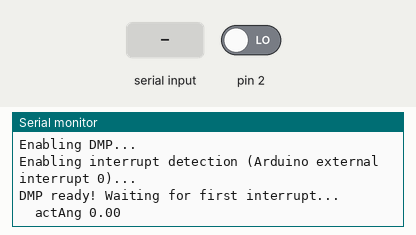
Recording of a sketch running on a simulated Arduino Uno, built with avr-gcc and run on an emulated ATmega328P. Parts: the last lines printed to the serial monitor. Inputs (shaded band) come from the test bench; at power-on: pin 2 LOW. The sensor or clock chip raises its interrupt line as the real part does.

Above: at 1.7 s.
1.8 s: "90,45\n" received over Serial
At 2.1 s:
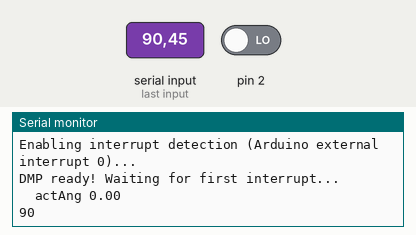
3.3 s: "30,150\n" received over Serial
At 4.8 s:
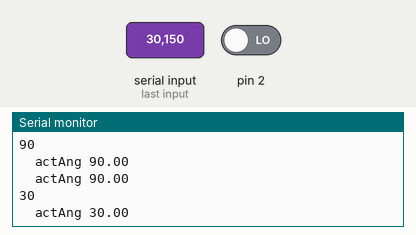
Timing chart, 0 to 6.3 s (numbered marks = the images above; inputs shaded):
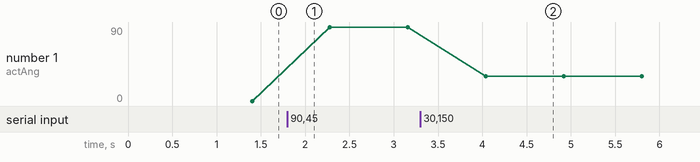

Measured:
- after the input at 1.8 s, the serial monitor: prints a new line at once (image 1)
- after the input at 3.3 s, the serial monitor: prints a new line at once (image 2)
- plotted number 1: 0 → 90 after the input at 1.8 s, 90 → 30 after the input at 3.3 s

The sketch:

gyro_alone.ino
```cpp
/* object-oriented version of Claw */
//#include "Arduino.h"
#include <Wire.h>
#include "Wire.h"
#include "I2Cdev.h"
#include "MPU6050_6Axis_MotionApps20.h"

//debug
//#include <MemoryFree.h>
//boolean blink=false;
unsigned char iString=0;
char inputString[20];         // a string to hold incoming data
boolean stringComplete = false;  // whether the string is complete
unsigned long tWrite=0;
boolean doWrite=false;

float actualAngle=0;

// digital pin assignment
// pin 0 and 1 used for serial communication
int led = 13;

// analog pin assignment

MPU6050 mpu;
// MPU control/status vars
bool dmpReady = false; // set true if DMP init was successful
uint8_t mpuIntStatus; // holds actual interrupt status byte from MPU
uint8_t devStatus; // return status after each device operation (0 = success, !0 = error)
uint16_t packetSize; // expected DMP packet size (default is 42 bytes)
uint16_t fifoCount; // count of all bytes currently in FIFO
//uint8_t fifoBuffer[64]; // FIFO storage buffer
uint8_t fifoBuffer[64];
long gyro;
float angle=0;

unsigned long tRef, tNow;

void setup() {
  // UART communication
  //Serial.begin(9600);
  Serial.begin(115200);

  MPUsetup();
  tWrite=millis();
} // setup

void loop() {
    if (millis()-tWrite>876) {
      doWrite=true;
      tWrite=millis();
    }
    else doWrite=false;

  if (stringComplete) {
    Serial.println(atoi(inputString));
    // clear the string:
    iString = 0;
    stringComplete = false;
    angle=atoi(inputString);
    //mpu.setZGyroOffset(atoi(inputString));
  }

  actualAngle=MPUhandler();
  if (doWrite) {
     Serial.print("\tactAng ");
     Serial.println(actualAngle);
  }

  //Serial.println();
} // loop

//void serialEvent() {
//  while (Serial.available()) {
//    // get the new byte:
//    char inChar = (char)Serial.read();
//  }
//}

volatile bool mpuInterrupt = false; // indicates whether MPU interrupt pin has gone high
void dmpDataReady() {
    mpuInterrupt = true;
}

void MPUsetup() {
    // join I2C bus (I2Cdev library doesn't do this automatically)
    Wire.begin();
    while (!Serial); // wait for Leonardo enumeration, others continue immediately

    // initialize device
    Serial.println(F("Initializing I2C devices..."));
    mpu.initialize();

    // verify connection
    Serial.println(F("Testing device connections..."));
    Serial.println(mpu.testConnection() ? F("MPU6050 connection successful") : F("MPU6050 connection failed"));

    // load and configure the DMP
    Serial.println(F("Initializing DMP..."));
    devStatus = mpu.dmpInitialize();

    // make sure it worked (returns 0 if so)
    if (devStatus == 0) {
        // turn on the DMP, now that it's ready
        Serial.println(F("Enabling DMP..."));
        mpu.setDMPEnabled(true);

        // enable Arduino interrupt detection
        Serial.println(F("Enabling interrupt detection (Arduino external interrupt 0)..."));
        attachInterrupt(0, dmpDataReady, RISING);
        mpuIntStatus = mpu.getIntStatus();

        // set our DMP Ready flag so the main loop() function knows it's okay to use it
        Serial.println(F("DMP ready! Waiting for first interrupt..."));
        dmpReady = true;

        // get expected DMP packet size for later comparison
        packetSize = mpu.dmpGetFIFOPacketSize();
    } else {
        // ERROR!
        // 1 = initial memory load failed
        // 2 = DMP configuration updates failed
        // (if it's going to break, usually the code will be 1)
        Serial.print(F("DMP Initialization failed (code "));
        Serial.print(devStatus);
        Serial.println(F(")"));
    }
} // MPUsetup

float MPUhandler() {
    // if programming failed, don't try to do anything
    if (!dmpReady) return(angle);

    // wait for MPU interrupt or extra packet(s) available
    unsigned WaitCtr=0;
    while (!mpuInterrupt && (fifoCount < packetSize)) WaitCtr++; //return(angle);
    //if (WaitCtr>0) {Serial.print("Wait ");Serial.println(WaitCtr);}

    // reset interrupt flag and get INT_STATUS byte
    mpuInterrupt = false;
    mpuIntStatus = mpu.getIntStatus();

    // get current FIFO count
    fifoCount = mpu.getFIFOCount();

    // check for overflow (this should never happen unless our code is too inefficient)
    if ((mpuIntStatus & 0x10) || fifoCount == 1024) {
        // reset so we can continue cleanly
        mpu.resetFIFO();
        Serial.println(F("FIFO overflow!"));

    // otherwise, check for DMP data ready interrupt (this should happen frequently)
    } else if (mpuIntStatus & 0x02) {
        // wait for correct available data length, should be a VERY short wait
        while (fifoCount < packetSize) fifoCount = mpu.getFIFOCount();

        // read a packet from FIFO
        mpu.getFIFOBytes((uint8_t*)(&fifoBuffer[0]), packetSize);
       //  Serial.print(fifoCount);

        // track FIFO count here in case there is > 1 packet available
        // (this lets us immediately read more without waiting for an interrupt)
        fifoCount -= packetSize;
        gyro=fifoBuffer[24];
        gyro<<=8;gyro|=fifoBuffer[25];
        gyro<<=8;gyro|=fifoBuffer[26];
        gyro<<=8;gyro|=fifoBuffer[27];
        // integrate
        angle-=2.0*float(gyro)/0.9389e7;
        if (angle>180.0) angle-=360.0;
        if (angle<=-180.0) angle+=360.0;

        return(angle);
    }
}

void serialEvent() {
  while (Serial.available()) {
    // get the new byte:
    Serial.readBytes(&inputString[iString],1);
    // if the incoming character is a newline, set a flag
    // so the main loop can do something about it:
    if (inputString[iString] == '\n') {
      stringComplete = true;
      iString++;
      inputString[iString]=0;
    }
    iString++;
  }
}
```
